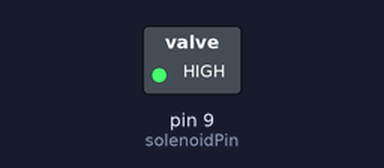
The sketch below on a simulated Arduino Uno, built with avr-gcc and run on an emulated ATmega328P. On the bench: switched loads named in the sketch (green lamp = pin HIGH).

Above: at 1.0 s.
At 17.0 s:
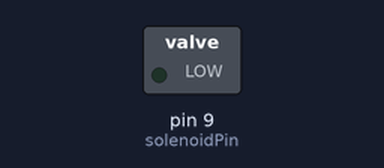
Timing chart, 0 to 41.6 s (numbered marks = the images above):
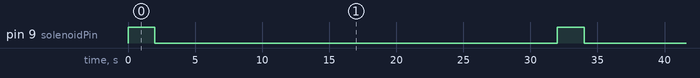

The sketch:

solenoid_test.ino
```cpp
int solenoidPin = 9;

void setup()
{
  pinMode(solenoidPin, OUTPUT);
}

void loop()
{
  long interval = 1000 * 30; // 30 seconds

  digitalWrite(solenoidPin, HIGH);
  delay(2000);
  digitalWrite(solenoidPin, LOW);
  delay(interval);
}
```

Measured:
- by itself, pin 9 (solenoidPin): alternates HIGH for 2.0 s and LOW for 30.0 s
